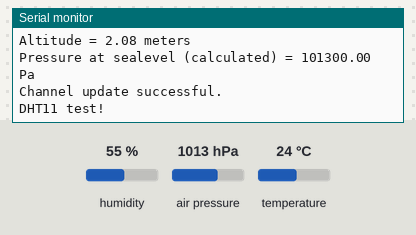
A sketch run on a simulated ESP32. On the bench: the last lines printed to the serial monitor. The test bench sets the inputs (shaded band); at power-on: humidity 55 %, air pressure 1013 hPa, temperature 24 °C. WiFi joins after 1.5 s; servers stay silent unless stated.

Above: at 7.8 s.
7.9 s: humidity set to 22 %
9.4 s: air pressure set to 952 hPa
At 9.57 s:
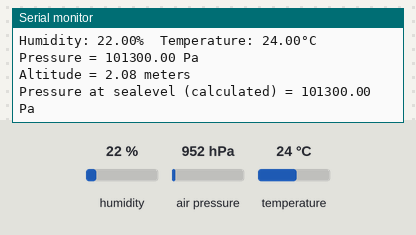
10.9 s: temperature set to 12 °C
At 12.3 s:
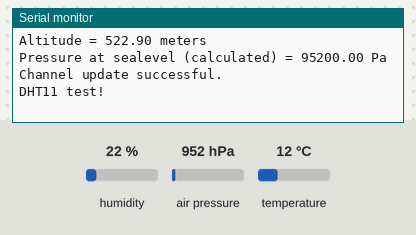
12.4 s: air pressure set to 975 hPa
13.9 s: humidity set to 40 %
At 14.7 s:
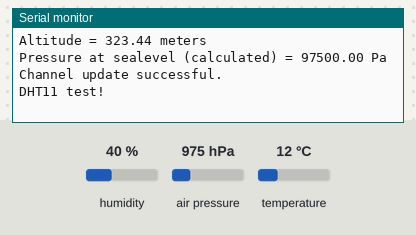
Timing chart, 0 to 16.4 s (numbered marks = the images above; inputs shaded):
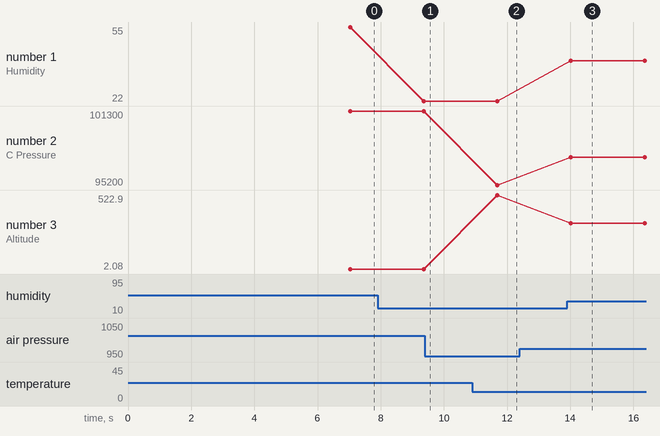

The sketch:

sketch_dec01a.ino
```cpp
#include <DHT.h>
#include <DHT_U.h>
#include "DHT.h"

#define DHTPIN 4     // Digital pin connected to the DHT sensor

#include <Adafruit_Sensor.h>

#define DHTTYPE DHT11   // DHT 11

#include <WiFi.h>

const char ssid[] = "siddhu";
const char password[] = "siddhu123";
WiFiClient client;

#include <ThingSpeak.h>

const long CHANNEL = 1245631;
const char *WRITE_API = "A79D4PRMN39SSYW5";
DHT dht(DHTPIN, DHTTYPE);

#include <Wire.h>
#include <Adafruit_BMP085.h>
Adafruit_BMP085 bmp;

float p = 0.0;
float a = 0.0;
float sp = 0.0;

void setup()
{
  Serial.begin(115200);
  Serial.println();
  Serial.println("Send Sensor's Data to ThingSpeak Using ESP32");
  Serial.println();

  WiFi.mode(WIFI_STA);
  ThingSpeak.begin(client);  // Initialize ThingSpeak
}

void loop()
{
  Serial.println(F("DHT11 test!"));
if (!bmp.begin()) {
  Serial.println("Could not find a valid BMP085/BMP180 sensor, check wiring!");
  while (1) {}
  }


  // Connect or reconnect to WiFi
  if (WiFi.status() != WL_CONNECTED) {
    Serial.print("Attempting to connect to SSID: ");
    Serial.println(ssid);
    while (WiFi.status() != WL_CONNECTED) {
      WiFi.begin(ssid, password);
      Serial.print(".");
      delay(5000);
    }
    Serial.println("\nConnected.");
    dht.begin();
  }
  delay(2000);

//   Reading temperature or humidity takes about 250 milliseconds!

  float h = dht.readHumidity();
//   Read temperature as Celsius (the default)
float t = dht.readTemperature();
   p=bmp.readPressure();
   sp=bmp.readSealevelPressure();
   a = bmp.readAltitude();


    ThingSpeak.setField(1, t);
    ThingSpeak.setField(2, h);
    ThingSpeak.setField(3, p);
  ThingSpeak.setField(4, a);
  ThingSpeak.setField(5, sp);
     Serial.print(F("Humidity: "));
    Serial.print(h);
    Serial.print(F("%  Temperature: "));
    Serial.print(t);
    Serial.print(F("°C "));
    Serial.print("Pressure = ");
  Serial.print(p);
  Serial.println(" Pa");

   //Calculate altitude assuming 'standard' barometric
   //pressure of 1013.25 millibar = 101325 Pascal
  Serial.print("Altitude = ");
  Serial.print(bmp.readAltitude());
  Serial.println(" meters");

  Serial.print("Pressure at sealevel (calculated) = ");
  Serial.print(sp);
  Serial.println(" Pa");

    // Write to the ThingSpeak channel
    int x = ThingSpeak.writeFields(CHANNEL, WRITE_API);
    if (x == 200) {
      Serial.println("Channel update successful.");
    }
    else {
      Serial.println(" uploading");
    }


  }
```

Measured:
- after the input at 10.9 s, the serial monitor: prints a new line after 0.79 s (image 2)
- after the input at 13.9 s, the serial monitor: prints a new line after 0.12 s (image 3)
- plotted number 1: 55 → 22 after the input at 7.9 s, 22 → 40 after the input at 13.9 s
